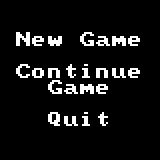

Tiled map render using the project's own tile images. Description and the map definition, with tile-layer contents summarised, below:
An orthogonal 10x10 tile map with 16x16 px tiles, 1 tile layer (Tile Layer 1).

<map version="1.0" orientation="orthogonal" width="10" height="10" tilewidth="16" tileheight="16">
 <tileset firstgid="1" name="Anikki_square_16x16" tilewidth="16" tileheight="16">
  <image source="Anikki_square_16x16.png" width="256" height="256" />
 </tileset>
 <layer name="Tile Layer 1" width="10" height="10">
  <data>[100 cells, 100 non-empty, 14 distinct tile ids]</data>
 </layer>
</map>
